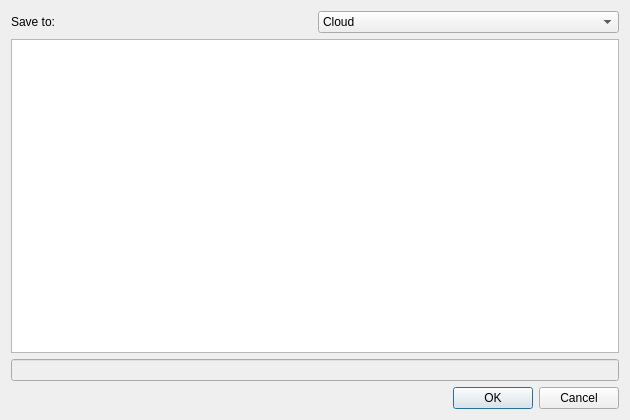
<?xml version="1.0" encoding="UTF-8"?>
<ui version="4.0">
 <class>Dialog</class>
 <widget class="QDialog" name="Dialog">
  <property name="geometry">
   <rect>
    <x>0</x>
    <y>0</y>
    <width>630</width>
    <height>420</height>
   </rect>
  </property>
  <property name="windowTitle">
   <string>Dialog</string>
  </property>
  <layout class="QVBoxLayout" name="verticalLayout">
   <item>
    <layout class="QHBoxLayout" name="horizontalLayout">
     <item>
      <widget class="QLabel" name="laSaveTo">
       <property name="text">
        <string>Save to:</string>
       </property>
      </widget>
     </item>
     <item>
      <widget class="QComboBox" name="cbSaveTo">
       <item>
        <property name="text">
         <string>Cloud</string>
        </property>
       </item>
       <item>
        <property name="text">
         <string>Local file system</string>
        </property>
       </item>
      </widget>
     </item>
    </layout>
   </item>
   <item>
    <widget class="QStackedWidget" name="swSaveTo">
     <widget class="QWidget" name="wCloud">
      <layout class="QVBoxLayout" name="verticalLayout_2">
       <property name="margin">
        <number>0</number>
       </property>
       <item>
        <widget class="QListWidget" name="lwProjects"/>
       </item>
      </layout>
     </widget>
     <widget class="QWidget" name="wLocal">
      <layout class="QVBoxLayout" name="verticalLayout_3">
       <property name="margin">
        <number>0</number>
       </property>
       <item>
        <widget class="QTreeView" name="twLocal"/>
       </item>
      </layout>
     </widget>
     <widget class="QWidget" name="wWait">
      <layout class="QVBoxLayout" name="verticalLayout_4">
       <property name="margin">
        <number>0</number>
       </property>
       <item>
        <widget class="QLabel" name="laWait">
         <property name="text">
          <string/>
         </property>
        </widget>
       </item>
      </layout>
     </widget>
    </widget>
   </item>
   <item>
    <widget class="QLineEdit" name="leFilename">
     <property name="enabled">
      <bool>false</bool>
     </property>
    </widget>
   </item>
   <item>
    <widget class="QDialogButtonBox" name="buttonBox">
     <property name="orientation">
      <enum>Qt::Horizontal</enum>
     </property>
     <property name="standardButtons">
      <set>QDialogButtonBox::Cancel|QDialogButtonBox::Ok</set>
     </property>
    </widget>
   </item>
  </layout>
 </widget>
 <resources/>
 <connections>
  <connection>
   <sender>buttonBox</sender>
   <signal>accepted()</signal>
   <receiver>Dialog</receiver>
   <slot>accept()</slot>
   <hints>
    <hint type="sourcelabel">
     <x>248</x>
     <y>254</y>
    </hint>
    <hint type="destinationlabel">
     <x>157</x>
     <y>274</y>
    </hint>
   </hints>
  </connection>
  <connection>
   <sender>buttonBox</sender>
   <signal>rejected()</signal>
   <receiver>Dialog</receiver>
   <slot>reject()</slot>
   <hints>
    <hint type="sourcelabel">
     <x>316</x>
     <y>260</y>
    </hint>
    <hint type="destinationlabel">
     <x>286</x>
     <y>274</y>
    </hint>
   </hints>
  </connection>
  <connection>
   <sender>cbSaveTo</sender>
   <signal>currentIndexChanged(int)</signal>
   <receiver>swSaveTo</receiver>
   <slot>setCurrentIndex(int)</slot>
   <hints>
    <hint type="sourcelabel">
     <x>468</x>
     <y>22</y>
    </hint>
    <hint type="destinationlabel">
     <x>314</x>
     <y>209</y>
    </hint>
   </hints>
  </connection>
 </connections>
</ui>
